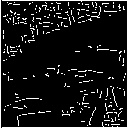

Write the Python code that produced this figure.
import cv2
import numpy as np
import lib4150
import matplotlib.pyplot as plt
import sys,os
sys.path.append(os.getcwd())
from q01_10 import lib0110
from q21_30 import lib2130

if __name__ == '__main__':
    img = cv2.imread("Gasyori100knock/Question_41_50/imori.jpg")

    edge, angle = lib4150.Canny_edge_strength(img)
    edge = lib4150.Canny_nms(edge, angle)
    edge = lib4150.Canny_threshold_processing(edge, HT=100, LT=30)
    edge = edge.clip(0,255).astype(np.uint8)

    cv2.imshow("imori", edge)
    cv2.waitKey(0)
    cv2.imwrite("q41_50/043.jpg", edge)
    cv2.destroyAllWindows()
